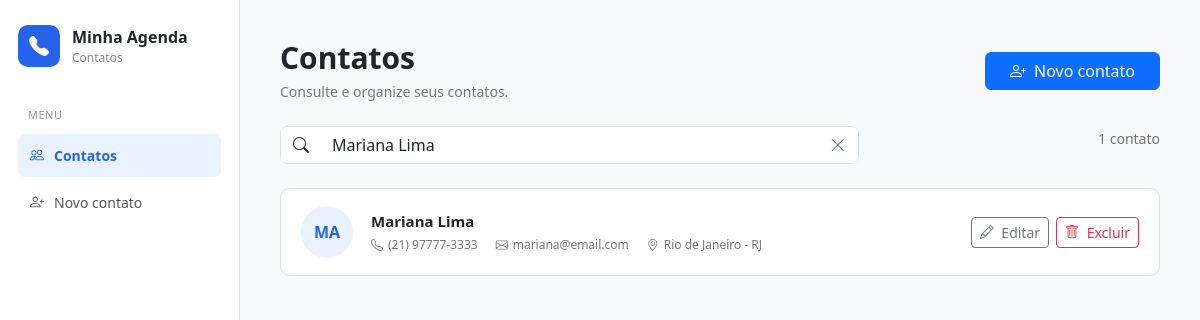
/agenda_contatos/index.php?busca=Mariana Lima, run on the app's committed database.
### tables this page shows
CREATE TABLE `contatos` (
  `id` int(11) NOT NULL,
  `nome` varchar(120) NOT NULL,
  `telefone` varchar(30) NOT NULL,
  `email` varchar(150) DEFAULT NULL,
  `foto` varchar(255) DEFAULT NULL,
  `endereco` varchar(255) DEFAULT NULL,
  `criado_em` timestamp NOT NULL DEFAULT current_timestamp(),
  `atualizado_em` timestamp NOT NULL DEFAULT current_timestamp() ON UPDATE current_timestamp()
);

### agenda_contatos/index.php (the view, shortened to what this page needs)
<?php
require 'config.php';
$busca = trim($_GET['busca'] ?? '');
if ($busca !== '') {
    $stmt = $pdo->prepare("
        SELECT * FROM contatos
        WHERE nome LIKE :busca
        OR telefone LIKE :busca
        OR email LIKE :busca
        OR endereco LIKE :busca
        ORDER BY nome ASC
    ");
    $stmt->execute([
        'busca' => "%$busca%"
    ]);
} else {
    $stmt = $pdo->query("
        SELECT * FROM contatos
        ORDER BY nome ASC
    ");
}
$contatos = $stmt->fetchAll();
?>
<!DOCTYPE html>
<html lang="pt-BR">
<head>
    <link
        href="https://cdn.jsdelivr.net/npm/bootstrap@5.3.3/dist/css/bootstrap.min.css"
        rel="stylesheet">
    <link
        rel="stylesheet"
        href="https://cdn.jsdelivr.net/npm/bootstrap-icons@1.11.3/font/bootstrap-icons.min.css">
</head>
<body>
    <aside class="sidebar">
        <div class="logo">
            <div class="logo-icon">
                <i class="bi bi-telephone-fill"></i>
            </div>
            <div>
                <div class="logo-title">
                    Minha Agenda
                </div>
                <div class="logo-subtitle">
                    Contatos
                </div>
            </div>
        </div>
        <div class="menu-title">
            Menu
        </div>
        <nav class="menu">
            <a
                href="index.php"
                class="menu-link active">
                <i class="bi bi-people"></i>
                Contatos
            </a>
            <a
                href="form.php"
                class="menu-link">
                <i class="bi bi-person-plus"></i>
                Novo contato
            </a>
        </nav>
    </aside>
    <main class="main">
        <div class="d-flex justify-content-between align-items-center mb-4 gap-3 flex-wrap">
            <div>
                <h1 class="page-title">
                    Contatos
                </h1>
                <div class="page-description">
                    Consulte e organize seus contatos.
                </div>
            </div>
            <a
                href="form.php"
                class="btn btn-primary px-4">
                <i class="bi bi-person-plus me-1"></i>
                Novo contato
            </a>
        </div>
        <div class="row mb-4">
            <div class="col-lg-8">
                <form method="get">
                    <div class="input-group search-box">
                        <span class="input-group-text bg-white border-0">
                            <i class="bi bi-search"></i>
                        </span>
                        <input
                            type="text"
                            name="busca"
                            class="form-control border-0 shadow-none"
                            placeholder="Pesquisar por nome, telefone ou e-mail..."
                            value="<?= htmlspecialchars($busca) ?>">
                        <?php if ($busca !== ''): ?>
                            <a
                                href="index.php"
                                class="btn bg-white border-0 text-secondary">
                                <i class="bi bi-x-lg"></i>
                            </a>
                        <?php endif; ?>
                    </div>
                </form>
            </div>
            <div class="col-lg-4 text-lg-end mt-3 mt-lg-0">
                <span class="text-secondary small">
                    <?= count($contatos) ?>
                    contato<?= count($contatos) == 1 ? '' : 's' ?>
                </span>
            </div>
        </div>
        <?php if (!$contatos): ?>
            <div class="contact-list">
                <div class="empty">
                    <div class="empty-icon">
                        <i class="bi bi-person-x"></i>
                    </div>
                    <h5>
                        Nenhum contato encontrado
                    </h5>
                    <p class="mb-4">
                        Adicione um novo contato para começar.
                    </p>
                    <a
                        href="form.php"
                        class="btn btn-primary">
                        <i class="bi bi-person-plus me-1"></i>
                        Adicionar contato
                    </a>
                </div>
            </div>
        <?php else: ?>
            <div class="contact-list">
                <?php foreach ($contatos as $contato): ?>
                    <?php
                    $nome = $contato['nome'];
                    $nomeLimpo = preg_replace(
                        '/[^A-Za-zÀ-ÿ]/u',
                        '',
                        $nome
                    );
                    $iniciais = strtoupper(
                        substr($nomeLimpo, 0, 2)
                    );
                    $temFoto =
                        !empty($contato['foto']) &&
                        file_exists(
                            __DIR__ . '/uploads/' . $contato['foto']
                        );
                    ?>
                    <div class="contact-row">
                        <?php if ($temFoto): ?>
                            <img
                                src="uploads/<?= htmlspecialchars($contato['foto']) ?>"
                                class="avatar"
                                alt="Foto de <?= htmlspecialchars($nome) ?>">
                        <?php else: ?>
                            <div class="avatar-placeholder">
                                <?= htmlspecialchars($iniciais) ?>
                            </div>
                        <?php endif; ?>
                        <div class="contact-info">
                            <div class="contact-name">
                                <?= htmlspecialchars($nome) ?>
                            </div>
                            <div class="contact-details">
                                <span>
                                    <i class="bi bi-telephone"></i>
                                    <?= htmlspecialchars($contato['telefone']) ?>
                                </span>
                                <?php if (!empty($contato['email'])): ?>
                                    <span>
                                        <i class="bi bi-envelope"></i>
                                        <?= htmlspecialchars($contato['email']) ?>
                                    </span>
                                <?php endif; ?>
                                <?php if (!empty($contato['endereco'])): ?>
                                    <span>
                                        <i class="bi bi-geo-alt"></i>
                                        <?= htmlspecialchars($contato['endereco']) ?>
                                    </span>
                                <?php endif; ?>
                            </div>
                        </div>
                        <div class="contact-actions">
                            <a
                                href="form.php?id=<?= $contato['id'] ?>"
                                class="btn btn-sm btn-outline-secondary">
                                <i class="bi bi-pencil me-1"></i>
                                Editar
                            </a>
                            <a
                                href="excluir.php?id=<?= $contato['id'] ?>"
                                class="btn btn-sm btn-outline-danger">
                                <i class="bi bi-trash me-1"></i>
                                Excluir
                            </a>
                        </div>
                    </div>
                <?php endforeach; ?>
            </div>
        <?php endif; ?>
    </main>
</body>
</html>

### agenda_contatos/index.php (style rules this page uses)
body { background: #f8f9fa; color: #212529; }
.sidebar { width: 240px; min-height: 100vh; background: #ffffff; border-right: 1px solid #e5e5e5; position: fixed; left: 0; top: 0; padding: 25px 18px; }
.logo { display: flex; align-items: center; gap: 12px; margin-bottom: 40px; }
.logo-icon { width: 42px; height: 42px; border-radius: 10px; background: #2563eb; color: white; display: flex; align-items: center; justify-content: center; font-size: 20px; }
.logo-title { font-weight: 600; font-size: 16px; }
.logo-subtitle { color: #888; font-size: 12px; }
.menu-title { color: #999; font-size: 11px; text-transform: uppercase; letter-spacing: .5px; margin: 0 0 10px 10px; }
.menu-link { display: flex; align-items: center; gap: 10px; padding: 11px 12px; color: #555; border-radius: 7px; text-decoration: none; font-size: 14px; margin-bottom: 4px; }
.menu-link.active { background: #eaf1ff; color: #2563eb; font-weight: 600; }
.main { margin-left: 240px; padding: 40px; }
.page-title { font-size: 30px; font-weight: 600; margin-bottom: 5px; }
.page-description { color: #777; font-size: 14px; }
.search-box { background: white; border: 1px solid #dee2e6; border-radius: 8px; }
.contact-list { background: white; border: 1px solid #dee2e6; border-radius: 10px; overflow: hidden; }
.contact-row { display: flex; align-items: center; gap: 18px; padding: 17px 20px; border-bottom: 1px solid #eeeeee; }
.contact-row:last-child { border-bottom: none; }
.avatar-placeholder { width: 52px; height: 52px; min-width: 52px; border-radius: 50%; background: #eaf1ff; color: #2563eb; display: flex; align-items: center; justify-content: center; font-weight: 600; }
.contact-info { flex: 1; min-width: 0; }
.contact-name { font-weight: 600; font-size: 15px; margin-bottom: 4px; }
.contact-details { display: flex; flex-wrap: wrap; gap: 18px; color: #777; font-size: 12px; }
.contact-details span { display: inline-flex; align-items: center; gap: 5px; }
.contact-actions { display: flex; gap: 7px; }

### data on the page
contatos: nome "MA", nome "Mariana Lima", telefone "(21) 97777-3333", email "mariana@email.com", endereco "Rio de Janeiro - RJ"

### other printed values
count($contatos) "1"
